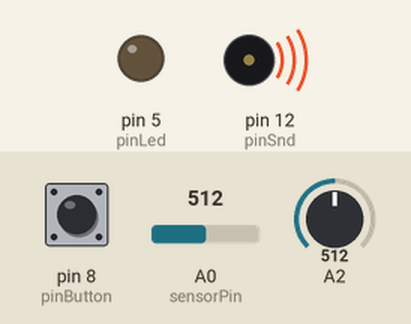
Simulated run of this sketch. Board: Arduino Uno, built with avr-gcc and run on an emulated ATmega328P. Shown: output pins drawn as LEDs (lit = HIGH), buzzer (waves = sounding). Inputs (shaded band) come from the test bench; at power-on: A2 = 512, pin 8 (pinButton) LOW, A0 (sensorPin) = 512. What the sketch prints to the serial monitor is not drawn.

Above: at 1.3 s.
1.4 s: A2 set to 0
At 2.3 s:
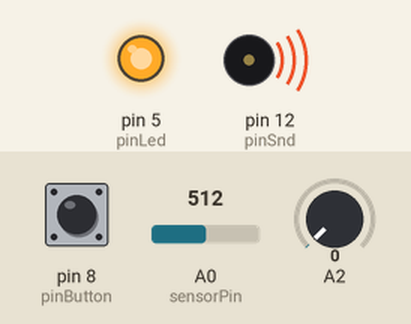
Timing chart, 0 to 4.4 s (numbered marks = the images above; inputs shaded):
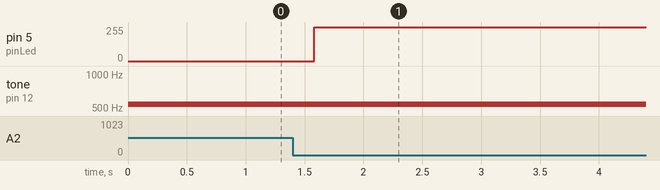

The sketch:

SchoolOfMa_AnalogInput.ino
```cpp
int pinSnd = 12;
int sensorPin = A0;    // select the input pin for the potentiometer
int sensorValue = 0;  // variable to store the value coming from the sensor
int pinLed = 5;
int pinButton = 8;
int mainDelay = 0;
int noteDuration = 0;

void setup() {
  // declare the ledPin as an OUTPUT:
  pinMode(pinSnd, OUTPUT);
  pinMode(pinLed, OUTPUT);

  Serial.begin(9600);
}

void loop() {

  if (digitalRead(pinButton)) {
    noteDuration = map(analogRead(A2), 0, 1023, 0, 500);
  } else {
    mainDelay = analogRead(A2);
  }

  // read the value from the sensor:
  digitalWrite(pinLed, HIGH);
  sensorValue = analogRead(sensorPin);
  int freq = map(sensorValue, 0, 1023, 30, 1050);
  Serial.println("---------");
  Serial.println(freq);
  Serial.println(noteDuration);
  Serial.println(mainDelay);
  tone(pinSnd, freq, noteDuration);
  digitalWrite(pinLed, LOW);
  delay(mainDelay);

}
```

Measured:
- after the input at 1.4 s, pin 5 (pinLed): 0/255 → 253/255 after 0.18 s, → 255/255 0.28 s later
